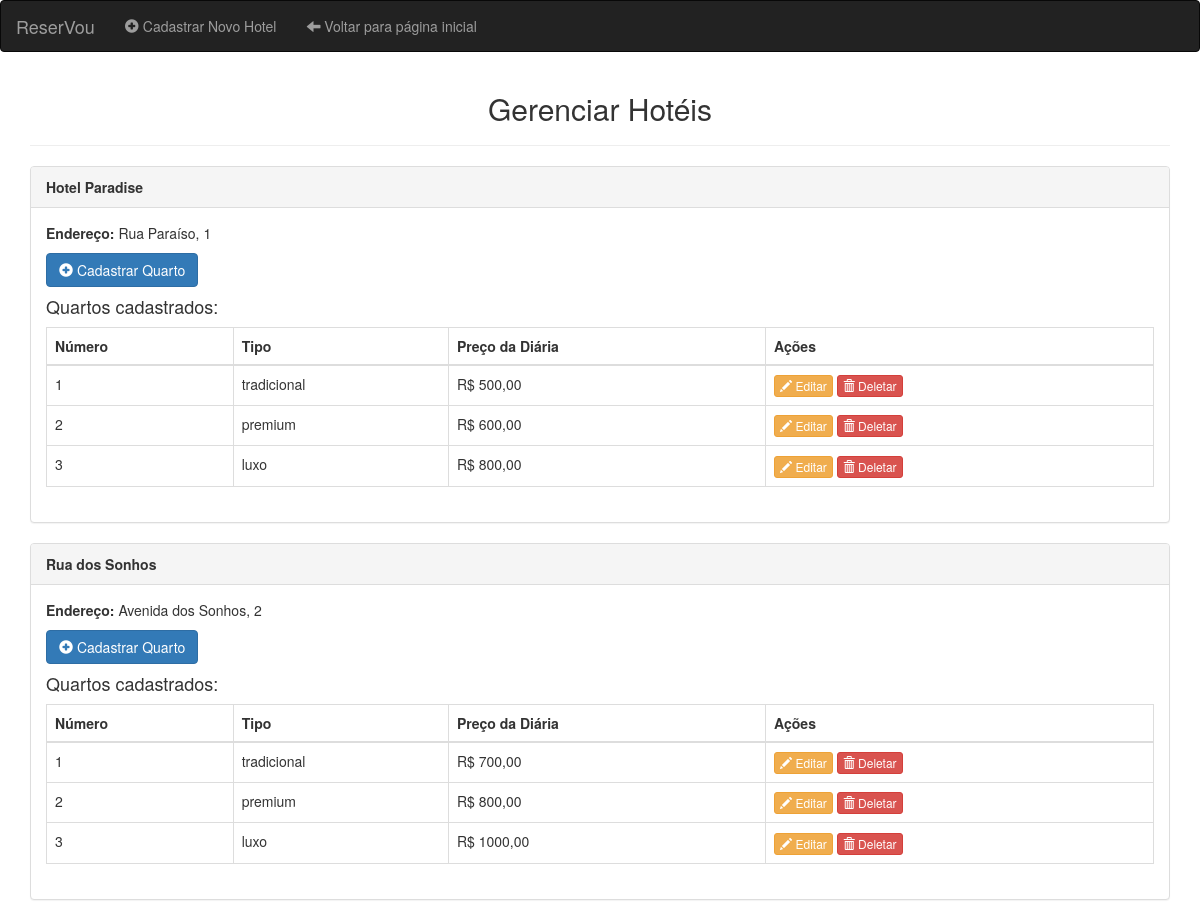
Page /hoteis/ on the earlier database version.
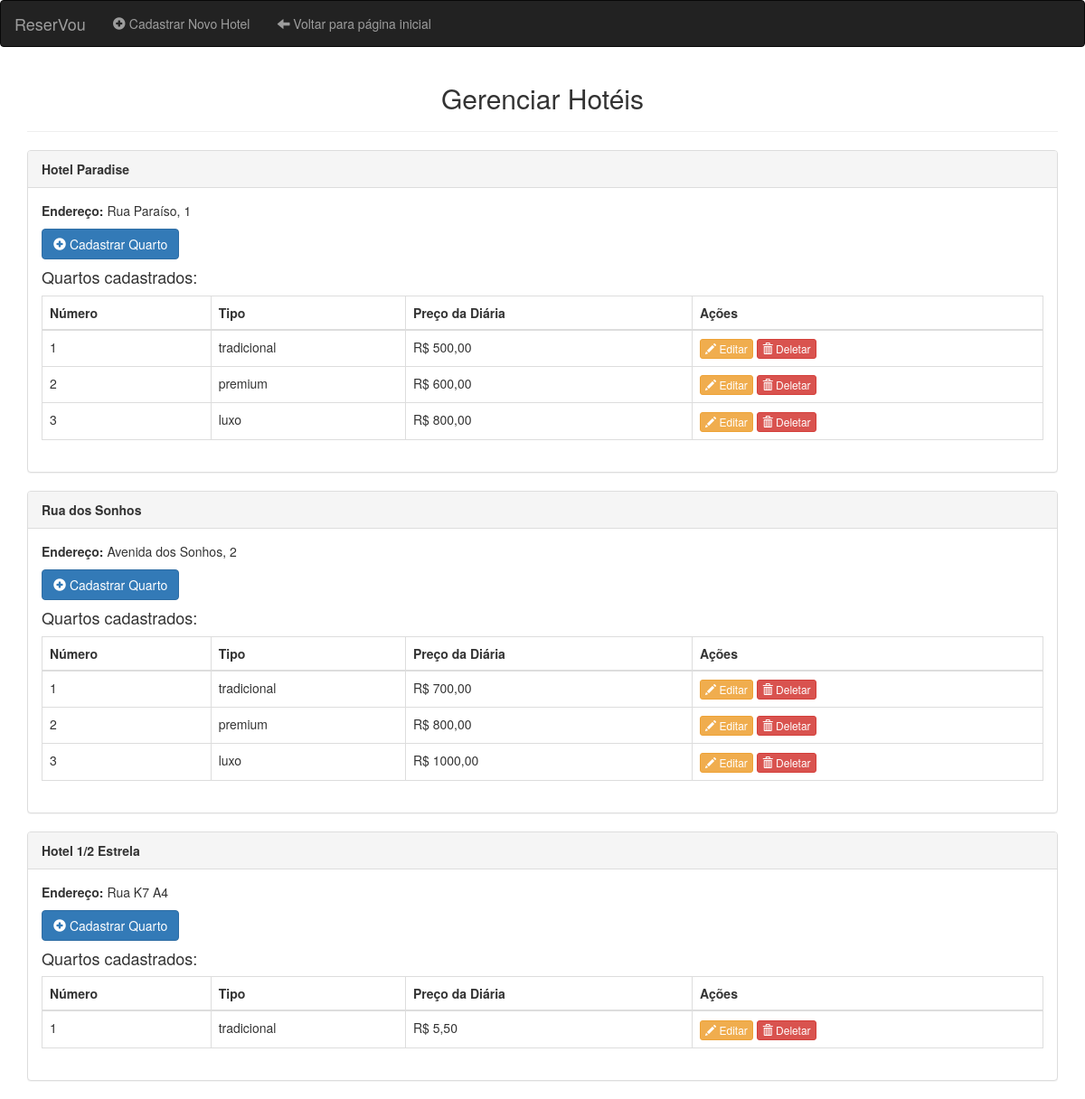
Same page on the later database version.
### ReserVou/models.py (models this page shows, shortened)
class Hotel (models.Model):
    nome = models.CharField(max_length = 100, null = False, blank = False)
    endereco = models.CharField(max_length = 150, null = False, blank = False)

class Quarto (models.Model):
    STATUS_ATUAL = [
        ('disponível', 'Disponível'),
        ('reservado', 'Reservado'),
    ]
    numero = models.CharField(max_length = 10, null = False, blank = False)
    hotel = models.ForeignKey(Hotel, on_delete = models.CASCADE, related_name = 'quarto')
    tipo = models.CharField(max_length = 20, null = False, blank = False,  choices = [
        ('tradicional', 'Tradicional'),
        ('premium', 'Premium'),
        ('luxo', 'Luxo'),
        ])
    preco_diaria = models.DecimalField(max_digits = 8, decimal_places = 2, null = False, blank = False)
    status = models.CharField(max_length = 20, choices = STATUS_ATUAL, default = 'Disponível')

### ReserVou/views.py (the view)
# urls.py: path('hoteis/', views.gerenciar_hoteis, name = 'gerenciar_hoteis'),
def gerenciar_hoteis(request):
    hoteis = Hotel.objects.prefetch_related('quarto').all()  # Otimiza a busca dos quartos
    return render(request, 'ReserVou/hotel/gerenciar_hoteis.html', {'hoteis': hoteis})

### ReserVou/templates/ReserVou/hotel/gerenciar_hoteis.html (shortened to what this page needs)
<!DOCTYPE html>
<html lang="pt">
<head>
    <link rel="stylesheet" href="https://maxcdn.bootstrapcdn.com/bootstrap/3.4.1/css/bootstrap.min.css">
</head>
<body>
    <nav class="navbar navbar-inverse">
        <div class="container-fluid">
            <div class="navbar-header">
                <a class="navbar-brand" href="{% url 'home' %}">ReserVou</a>
            </div>
            <ul class="nav navbar-nav">
                <li><a href="{% url 'cadastrar_hotel' %}"><span class="glyphicon glyphicon-plus-sign"></span> Cadastrar Novo Hotel</a></li>
                <li><a href="{% url 'home' %}"><span class="glyphicon glyphicon-arrow-left"></span> Voltar para página inicial</a></li>
            </ul>
        </div>
    </nav>
    <div class="container">
        <h2 class="text-center">Gerenciar Hotéis</h2>
        <hr>
        {% for hotel in hoteis %}
        <div class="panel panel-default">
            <div class="panel-heading">
                <strong>{{ hotel.nome }}</strong>
            </div>
            <div class="panel-body">
                <p><strong>Endereço:</strong> {{ hotel.endereco }}</p>
                <a class="btn btn-primary" href="{% url 'cadastrar_quarto' hotel.id %}"><span class="glyphicon glyphicon-plus-sign"></span> Cadastrar Quarto</a>
                <h4>Quartos cadastrados:</h4>
                {% if hotel.quarto.all %}
                <table class="table table-bordered">
                    <thead>
                        <tr>
                            <th>Número</th>
                            <th>Tipo</th>
                            <th>Preço da Diária</th>
                            <th>Ações</th>
                        </tr>
                    </thead>
                    <tbody>
                        {% for quarto in hotel.quarto.all %}
                        <tr>
                            <td>{{ quarto.numero }}</td>
                            <td>{{ quarto.tipo }}</td>
                            <td>R$ {{ quarto.preco_diaria }}</td>
                            <td>
                                <a href="{% url 'editar_quarto' quarto.id %}" class="btn btn-warning btn-xs"><span class="glyphicon glyphicon-pencil"></span> Editar</a>
                                <a href="{% url 'deletar_quarto' quarto.id %}" class="btn btn-danger btn-xs" onclick="return confirm('Tem certeza que deseja deletar este quarto?');"><span class="glyphicon glyphicon-trash"></span> Deletar</a>
                            </td>
                        </tr>
                        {% endfor %}
                    </tbody>
                </table>
                {% else %}
                <p class="text-muted">Nenhum quarto cadastrado ainda.</p>
                {% endif %}
            </div>
        </div>
        {% empty %}
        <div class="alert alert-warning">
            Nenhum hotel cadastrado ainda.
        </div>
        {% endfor %}
    </div>
</body>
</html>

Differences in the rows shown:
added Hotel: nome "Hotel 1/2 Estrela", endereco "Rua K7 A4"
added Quarto: numero "1", tipo "tradicional", preco_diaria "5,50", shown under "Hotel 1/2 Estrela"
